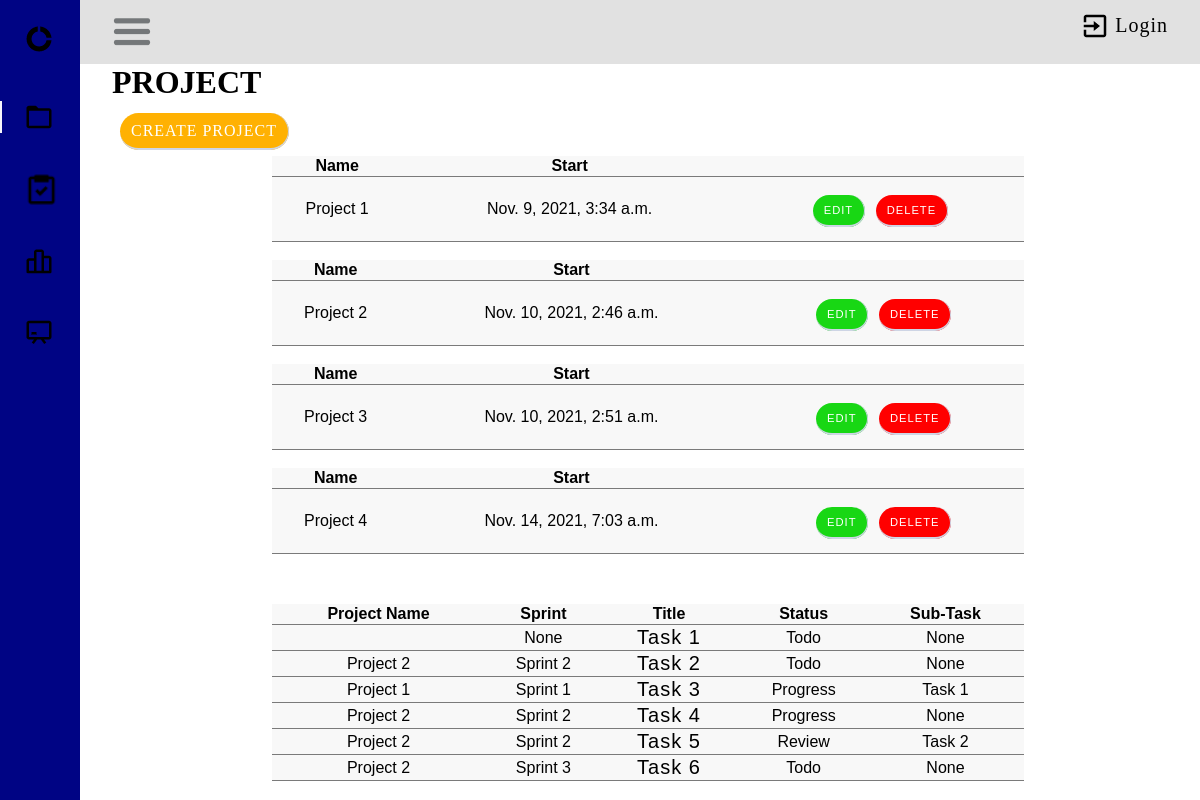
The app's page /, older data.
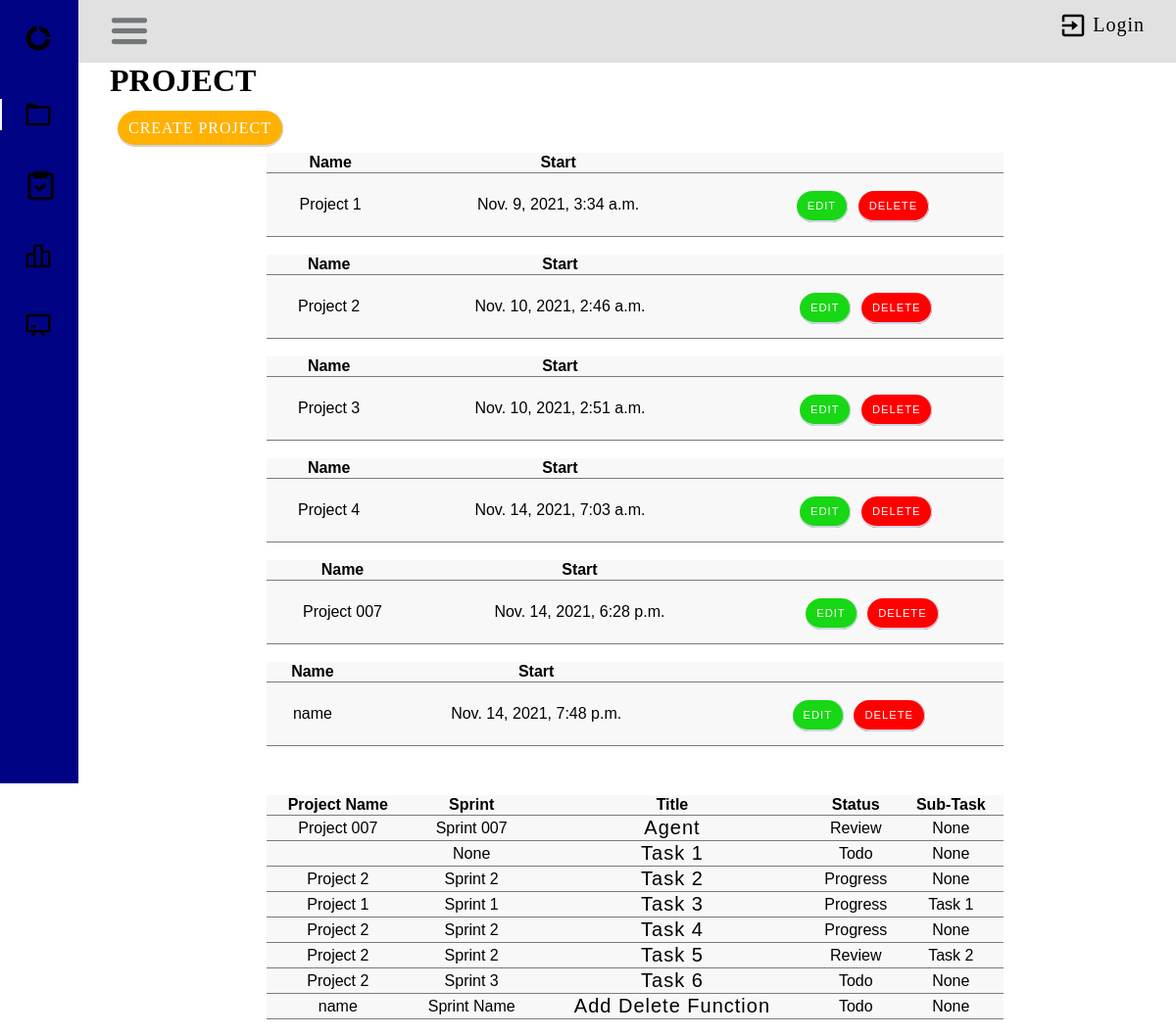
The same page, newer data.
### taskManager/models.py (models this page shows, shortened)
class Project(models.Model):
    name = models.CharField(max_length=50)
    start = models.DateTimeField(auto_now_add=True)

class Task(models.Model):
    STATUS_CHOICES = (
        ('Todo', 'Todo'),
    ('Progress', 'Progress'),
    ('Review', 'Review'),
    ('Done', 'Done'),
    )
    user = models.ForeignKey(User, on_delete=models.CASCADE, null=True, blank=False)
    title = models.CharField(max_length=200)
    description = models.TextField(null=True, blank=True)
    complete = models.BooleanField(default=False)
    created = models.DateTimeField(auto_now_add=True)
    sprint = models.ForeignKey(Sprint, on_delete=models.CASCADE, blank=True, null=True)
    status = models.CharField(max_length=30, choices=STATUS_CHOICES)
    subtask = models.ForeignKey('self',on_delete=models.CASCADE, null=True, blank=True)
    def __str__(self):
        return self.title
    class Meta:
        ordering = ['title']

class Sprint(models.Model):
    name = models.CharField(max_length=50, blank=True, default='')
    description = models.TextField(blank=True, default='')
    start = models.DateTimeField(unique=True)
    Duration= models.DurationField()
    end = models.DateField(unique=True)
    project = models.ForeignKey(Project, on_delete=models.CASCADE, null=False)
    def __str__(self):
        return self.name or ('Sprint ending %s') % self.end
    class Meta:
        ordering = ['name']

### taskManager/view/project/views.py (the view)
# urls.py: path('', ProjectListView.as_view(), name='project_list'),
class ProjectListView(ListView):
    model = Project
    context_object_name = 'project'
    template_name = "project/project_list.html"
    def get_context_data(self, **kwargs):
        context = super(ProjectListView, self).get_context_data(**kwargs)
        context['sprints'] = Sprint.objects.all()
        context['tasks'] = Task.objects.all()
        context['projects'] = Project.objects.all()
        return context

### taskManager/templates/project/project_list.html (shortened to what this page needs)
{% load crispy_forms_tags %}
{% block content %}
{% load static %}
<div class="header-bar">
    <div>
        <link rel="stylesheet" href="{% static 'css/home.css' %}">
        <link rel="stylesheet" href="{% static 'css/task.css' %}">
        <h1>PROJECT</h1>
    </div>
</div>
<body id="body-pd">
    <header class="header" id="header">
        <div class="header_toggle">
            <img class="bx bx-menu" id="header-toggle" width="40px" src="/static/images/burger-menu.jpg" alt="burger menu">
        <div class="header-logout">
            <img class="exit-icon" src="/static/images/exit.png" alt="burger menu">
            {% if request.user.is_authenticated %}
                <a class="header-text" href="{% url 'user_logout' %}">Logout</a>
            {% else %}
                <a class="header-text" href="{% url 'user_login' %}">Login</a>
            {% endif %}
        </div>
    </div>
    </header>
    <div class="l-navbar" id="nav-bar">
        <nav class="nav">
            <div>
                <a href="#" class="nav_logo">
                    <img class="bx bx-menu" id="header-toggle" width="30px" src="/static/images/app-icon.png" alt="burger menu">
                </a>
                <div class="nav_list">
                    <a href="{% url 'project_list' %}" class="nav_link active">
                        <img width="30px" src="/static/images/folder-icon.png" alt="burger menu">
                    </a>
                    <a href="{% url 'tasks' %}" class="nav_link">
                        <img width="35px" src="/static/images/task-icon.png" alt="burger menu">
                    </a>
                    <a href="{% url 'sprint_list' %}" class="nav_link">
                        <img width="30px" src="/static/images/backlog-icon.png" alt="burger menu">
                    </a>
                    <a href="{% url 'board' %}" class="nav_link">
                        <img width="30px" src="/static/images/board-icon.png" alt="burger menu">
                    </a>
                </div>
            </div>
        </nav>
    </div>
</body>
<a class="btn" style="font-size: 1rem;" href="{% url 'project_form' %}"> Create Project </a>
<div class="table-container">
    {% for project in object_list %}
    <table>
        <tr>
            <th>Name</th>
            <th>Start</th>
            <th></th>
        </tr>
        <tr>
            <td>{{project.name}}</td>
            <td>{{project.start}}</td>
            <td>
                <div style="margin: 22px 0px;">
                    <span><a href="{% url 'project_update' project.pk %}" class="btn btn-style btn-edit">Edit</a> </span>
                    <span><a href="{% url 'project_delete' project.pk %}" class="btn btn-style btn-delete">Delete</a> </span>
                </div>
            </td>
        </tr>
    </table>
    <br />
{% endfor %}
</div>
<div class="table-container">
    <table>
        <tr>
            <th>Project Name</th>
            <th>Sprint</th>
            <th>Title</th>
            <th>Status</th>
            <th>Sub-Task</th>
            <th></th>
        </tr>
        {% for task in tasks %}
            <tr>
                <td>{{task.sprint.project.name}}</td>
                <td>{{task.sprint}}</td>
                <td><a href="{% url 'task' task.pk %}">{{task.title}}</a></td>
                <td>{{task.status}}</td>
                <td>{{task.subtask}}</td>
                <td>
                </td>
            </tr>
            {% endfor %}
    </table>
</div>
{% endblock content %}

Row changes from the older to the newer data that the page shows:
added Project: name "Project 007", start "Nov. 14, 2021, 6:28 p.m."
added Project: name "name", start "Nov. 14, 2021, 7:48 p.m."
added Task: sprint.project.name "Project 007", sprint "Sprint 007", title "Agent", status "Review", subtask "None"
changed Task (number 3 of 8 on the later page): status "Todo" → "Progress"
added Task: sprint.project.name "name", sprint "Sprint Name", title "Add Delete Function", status "Todo", subtask "None"
